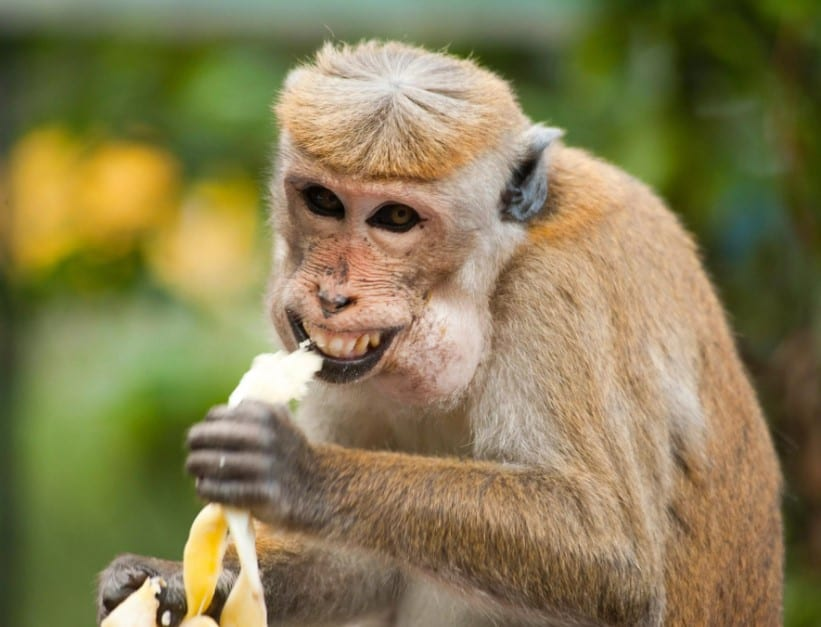
#> input picture monyet1.jpg, 821 x 627 px
$ python histogram.py
#> lines starting #> are read from the running program, lines starting #| are printed output that depends on the picture
import cv2
import numpy as np
from matplotlib import pyplot as plt

# membaca gambar
img = cv2.imread('monyet1.jpg', 0)
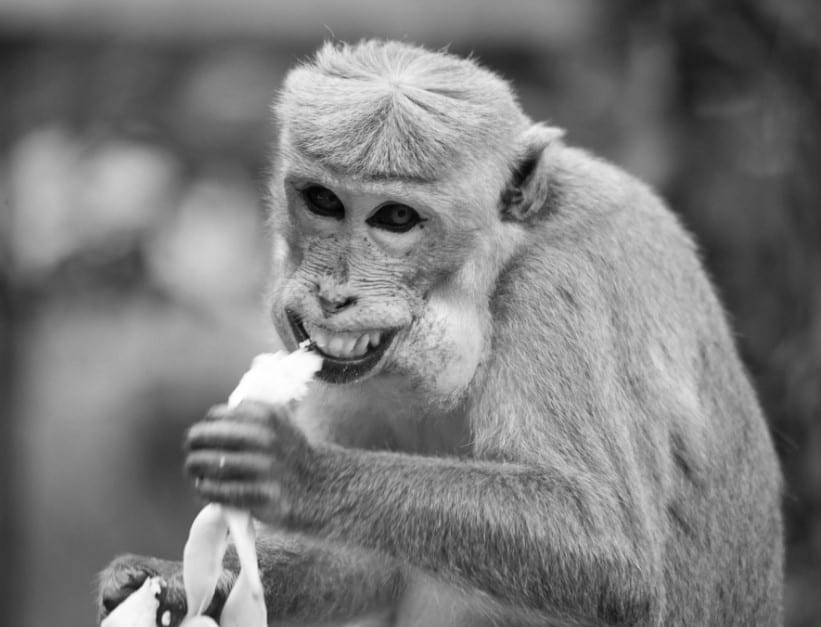
#> img: shape (627, 821); min 1, max 255, mean 123.7

# menghitung histogram gambar
hist, bins = np.histogram(img.flatten(), 256, [0, 256])
#> hist = 256 values, max 4441 at index 85, min 0 at index 0, mean 2010.8; bins = 257 values from 0 to 256

# menampilkan gambar dan histogramnya
cv2.imshow('Image', img)
plt.hist(img.flatten(), 256, [0, 256], color='r')
plt.xlim([0, 256])
plt.show()
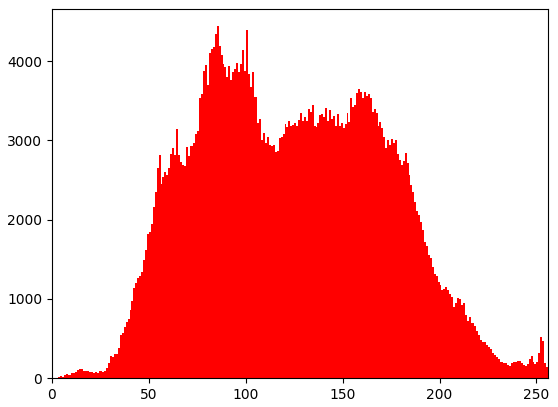
#> figure drawn by matplotlib, 1 panel; tallest bar 4441 high, from x = 85 to 86

cv2.waitKey(0)
cv2.destroyAllWindows()

$ run again, with monyet2.jpg copied over monyet1.jpg
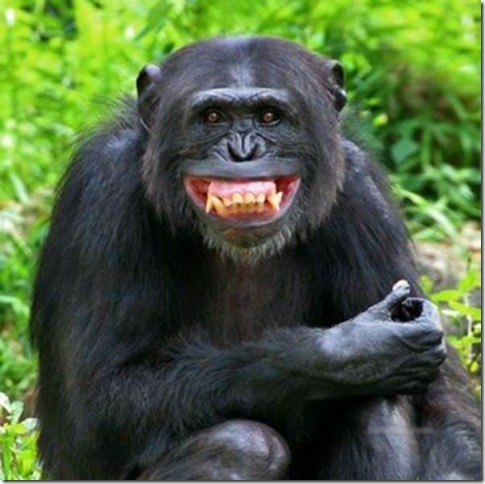
#> input picture monyet2.jpg, 485 x 484 px
#> `img = cv2.imread('monyet1.jpg', 0)`:
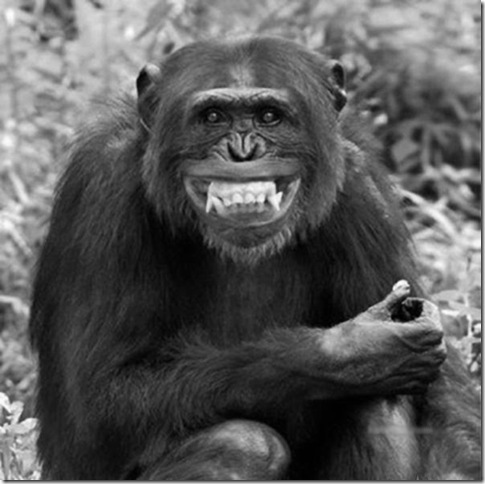
#> img: shape (484, 485); min 0, max 255, mean 89.7
#> hist = 256 values, max 2343 at index 36, min 0 at index 254, mean 917; bins = 257 values from 0 to 256
#> `plt.show()`:
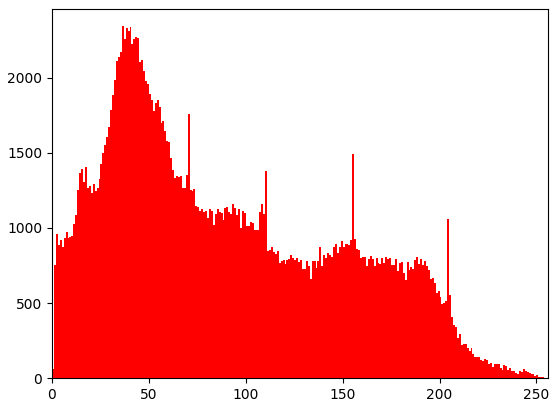
#> figure drawn by matplotlib, 1 panel; tallest bar 2343 high, from x = 36 to 37
